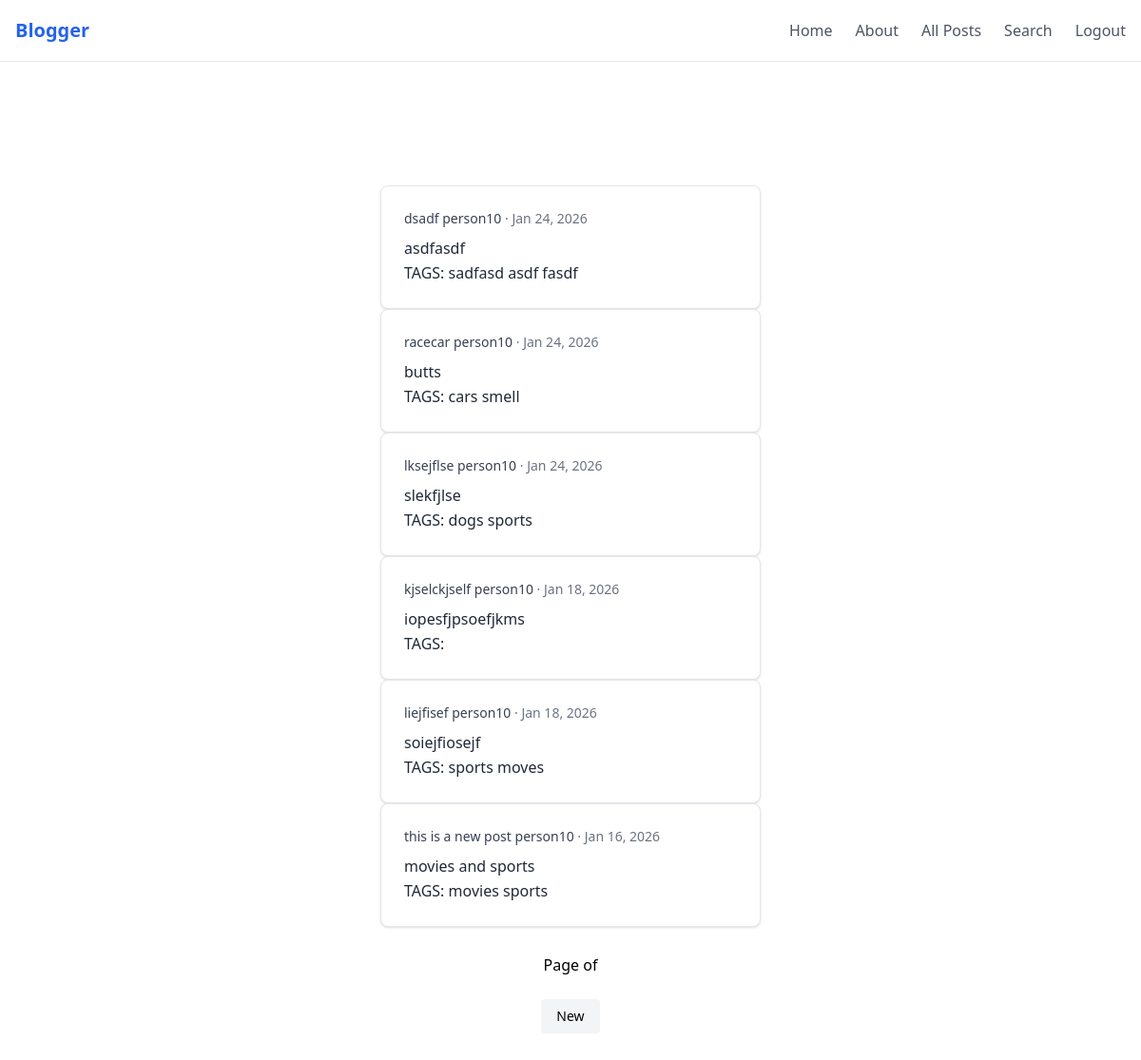
Page /blogapp/postlist/ (signed in) on the committed database.
### blogapp/models.py (models this page shows)
class Post(models.Model):
    title = models.CharField(max_length=100)
    content = models.TextField()
    author = models.ForeignKey(User,on_delete=models.CASCADE,related_name="posts")
    created_at = models.DateTimeField(auto_now_add=True)
    tags = models.ManyToManyField(Tag,related_name="posts")

class Tag(models.Model):
    title = models.CharField(max_length=100)

### blogapp/views.py (the view)
# urls.py: path('postlist/',PostList.as_view(),name="postlist"),
class PostList(ListView):
    model = Post
    template_name = 'blogapp/postlist.html'
    ordering = ["-created_at"]

### blogapp/templates/blogapp/postlist.html (shortened to what this page needs)
{% extends "./base.html" %}
{% block content %}
  <div class="space-y-6">
    {% for post in object_list %}
      <a href="{% url 'detailpost' post.id%}">
      <div class="bg-white p-6 rounded-lg shadow border border-gray-200">
        <div class="text-sm text-gray-500 mb-2">
          <span class="font-medium text-gray-700">{{post.title}} {{ post.author }}</span>
          ·
          <span>{{ post.created_at|date:"M d, Y" }}</span>
        </div>
        <div class="text-gray-800 leading-relaxed">
          {{ post.content }}
        </div>
        <div class="text-gray-800 leading-relaxed">
          TAGS:
          {% for tag in post.tags.all %}
            {{tag.title}}
          {% endfor %}
        </div>
      </div>
    </a>
    {% endfor %}
    <div class="pagination flex justify-center">
        <span class="mt-1 mx-4">
            Page {{ page_obj.number }} of {{ page_obj.paginator.num_pages }}
        </span>
    </div>
    <div class="flex justify-center">
        {% if user.is_authenticated %}
          <a href="{% url 'newpost' %}" class="px-4 py-2 text-sm bg-gray-100 rounded hover:bg-gray-200">New</a>
        {% endif %}
    </div>
{% endblock %}

### rows in the picture
Post: title "dsadf", author "person10", created_at "Jan 24, 2026", content "asdfasdf"
Tag: title "sadfasd"
Tag: title "asdf"
Tag: title "fasdf"
Post: title "racecar", author "person10", created_at "Jan 24, 2026", content "butts"
Tag: title "cars"
Tag: title "smell"
Post: title "lksejflse", author "person10", created_at "Jan 24, 2026", content "slekfjlse"
Tag: title "dogs"
Tag: title "sports"
Post: title "kjselckjself", author "person10", created_at "Jan 18, 2026", content "iopesfjpsoefjkms"
Post: title "liejfisef", author "person10", created_at "Jan 18, 2026", content "soiejfiosejf"
Tag: title "sports"
Tag: title "moves"
Post: title "this is a new post", author "person10", created_at "Jan 16, 2026", content "movies and sports"
Tag: title "movies"
Tag: title "sports"
